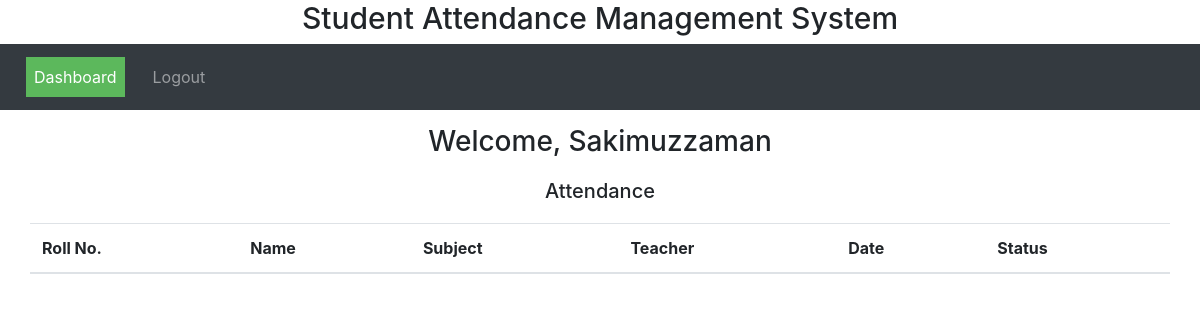
Before: /student.php?userid=0001 with the older database file.
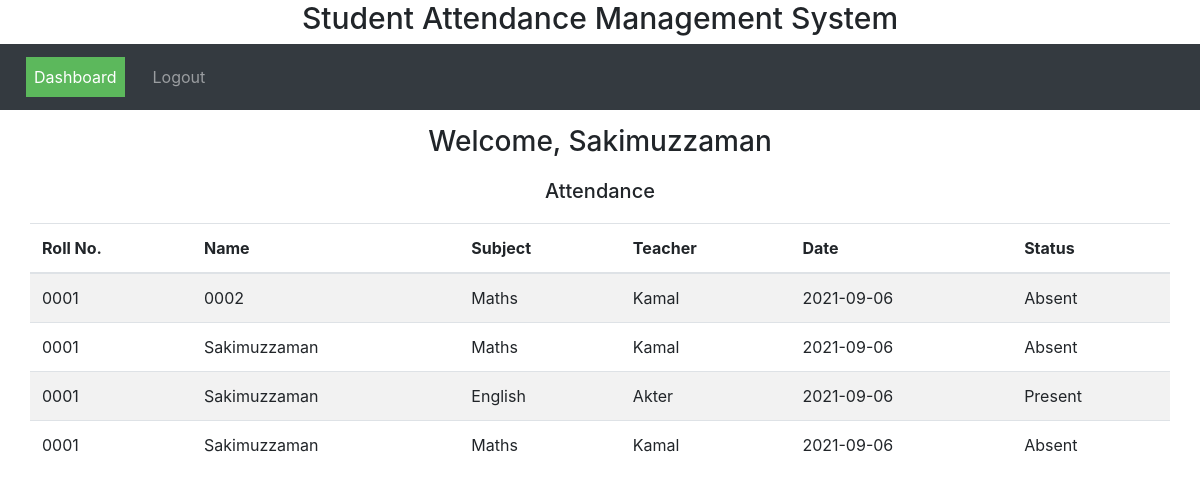
After: the same page with the newer database file.
### tables this page shows
CREATE TABLE `report` (
  `roll_no` varchar(30) NOT NULL,
  `name` varchar(30) NOT NULL,
  `subject` varchar(30) NOT NULL,
  `teacher` varchar(30) NOT NULL,
  `date` date NOT NULL,
  `status` varchar(30) NOT NULL
);

### student.php (the view, shortened to what this page needs)
<?php
$conn = mysqli_connect("localhost", "root","","sams");
    $userid = $_GET['userid'];
?>
<!DOCTYPE html>
<html lang="en">
<head>
  <link rel="stylesheet" href="https://maxcdn.bootstrapcdn.com/bootstrap/4.5.2/css/bootstrap.min.css">
  <link rel="stylesheet" href="css/style.css">
</head>
<body>
<h3 class="header">Student Attendance Management System</h3>
<nav class="navbar navbar-expand-sm bg-dark navbar-dark">
       <ul class="navbar-nav">
        <li class="nav-item">
          <a class="nav-link active" href="#">Dashboard</a>
        </li>
        <li class="nav-item">
          <a class="nav-link" href="login.php">Logout</a>
        </li>
      </ul>
</nav>
    <?php
       $all_query = mysqli_query($conn, "SELECT * from student WHERE roll_no='$userid'");
       while ($data = mysqli_fetch_array($all_query)) {
         $studentData[0]= $data['roll_no'];
         $studentData[1]= $data['name'];
       }
?>
<h3 style="text-align:center; margin: 15px 0;">Welcome, <?php echo $studentData[1]?></h3>
<h5 style="text-align:center; margin: 20px 0;">Attendance</h5>
    <div class="container">
<div class="row">
  <table class="table table-striped table-hover">
      <thead>
      <tr>
        <th scope="col">Roll No.</th>
        <th scope="col">Name</th>
        <th scope="col">Subject</th>
        <th scope="col">Teacher</th>
        <th scope="col">Date</th>
        <th scope="col">Status</th>
      </tr>
      </thead>
   <?php
     $all_query = mysqli_query($conn, "SELECT roll_no, name, subject, teacher, date, status FROM report WHERE roll_no='$userid'");
     while ($data = mysqli_fetch_array($all_query)) {
     ?>
     <tr>
       <td><?php echo $data['roll_no']; ?></td>
       <td><?php echo $data['name']; ?></td>
       <td><?php echo $data['subject']; ?></td>
       <td><?php echo $data['teacher']; ?></td>
       <td><?php echo $data['date']; ?></td>
       <td><?php echo $data['status']; ?></td>
     </tr>
     <?php
          }
      ?>
    </table>
</div>
</div>
</body>
</html>

Changed rows visible on the page:
added report: roll_no "0001", name "0002", subject "Maths", teacher "Kamal", date "2021-09-06", status "Absent"
added report: roll_no "0001", name "Sakimuzzaman", subject "Maths", teacher "Kamal", date "2021-09-06", status "Absent"
added report: roll_no "0001", name "Sakimuzzaman", subject "English", teacher "Akter", date "2021-09-06", status "Present"
added report: roll_no "0001", name "Sakimuzzaman", subject "Maths", teacher "Kamal", date "2021-09-06", status "Absent"
